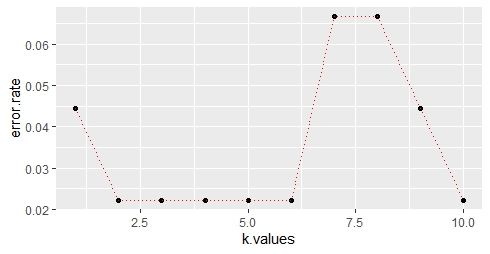

R code for this plot:
#defining libraries needed for program
library(caTools)
library(ISLR)
library(class)
library(ggplot2)

#set certain fix value to get same set of results
set.seed(101)

#Check Data
print(head(iris))
print(var(iris[,1]))
print(var(iris[,2]))

#Standardize the data to get same variance throughout data-set
std.data <- scale(iris[1:4])
final.data <- cbind(std.data,iris[5])
print(head(final.data))

#Split data into train and test data
samp <- sample.split(final.data$Species, SplitRatio = 0.70)
train <- subset(final.data, samp == T)
test <- subset(final.data, samp == F)

#make KNN model and predictions based on test data
predicted.species <- knn(train[1:4],test[1:4],train$Species,k=1)
print(predicted.species)

#Check Mis-classification rate for model
print(mean(predicted.species != test$Species))

#Check Mis-classfication rate for different values of K
predicted.species <- NULL
error.rate <- NULL

for (i in 1:10) {
  set.seed(101)
  predicted.species <- knn(train[1:4],test[1:4],train$Species,k=i)
  error.rate[i] <- mean(predicted.species != test$Species)
}

print(error.rate)

#Plot K values versus Error rate to get better idea
k.values <- 1:10
error.df <- data.frame(k.values,error.rate)
print(error.df)
print(ggplot(error.df,aes(x=k.values,y=error.rate)) + geom_point() + geom_line(lty='dotted',color='red'))
